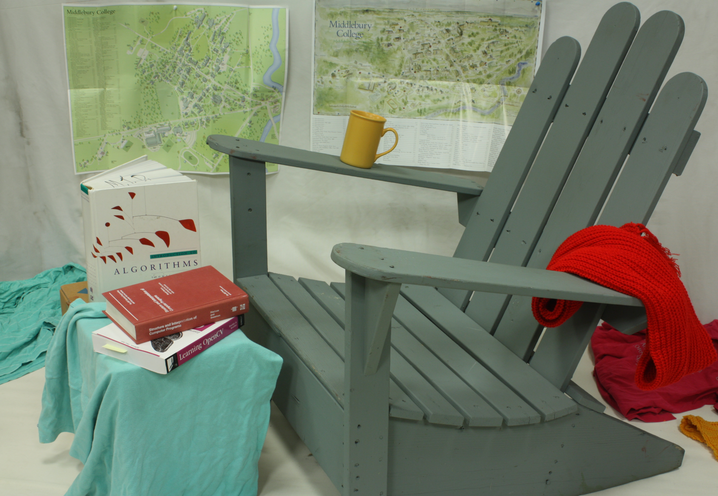
#> input picture Image Processing Task Section C/MiddEval3-data-Q/MiddEval3/trainingQ/Adirondack/im0.png, 718 x 496 px
$ jupyter execute 'Image Processing .ipynb'
#> lines starting #> are read from the running program, lines starting #| are printed output that depends on the picture
# Importing required files

[cell 1]
import numpy as np
import pandas as pd
import cv2
import matplotlib.pyplot as plt

# Reading images

[cell 2]
imgL = cv2.imread('MiddEval3-data-Q/MiddEval3/trainingQ/Adirondack/im0.png',cv2.IMREAD_GRAYSCALE)/255
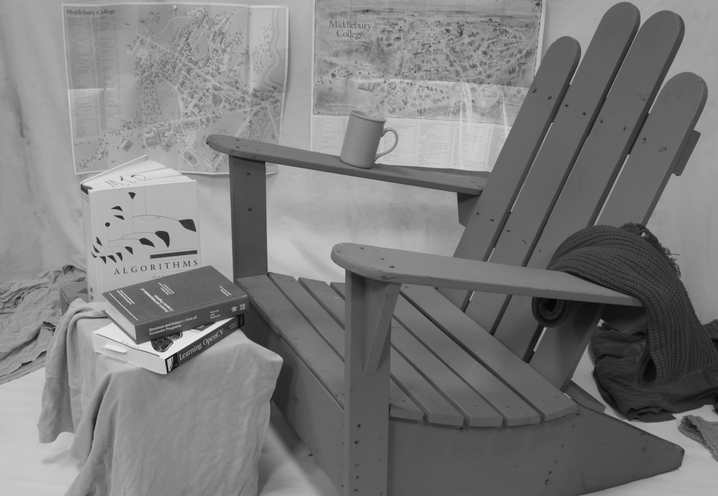
#> imgL: shape (496, 718) float64; min 0.0157, max 0.937, mean 0.487
imgR = cv2.imread('MiddEval3-data-Q/MiddEval3/trainingQ/Adirondack/im1.png',cv2.IMREAD_GRAYSCALE)/255
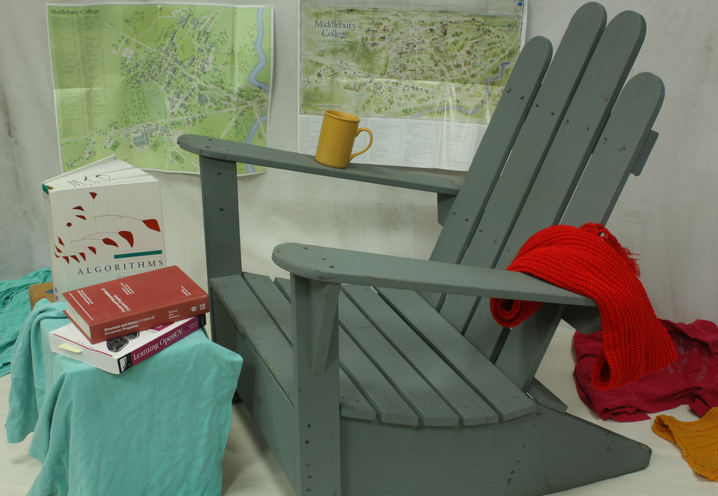
#> input picture Image Processing Task Section C/MiddEval3-data-Q/MiddEval3/trainingQ/Adirondack/im1.png, 718 x 496 px
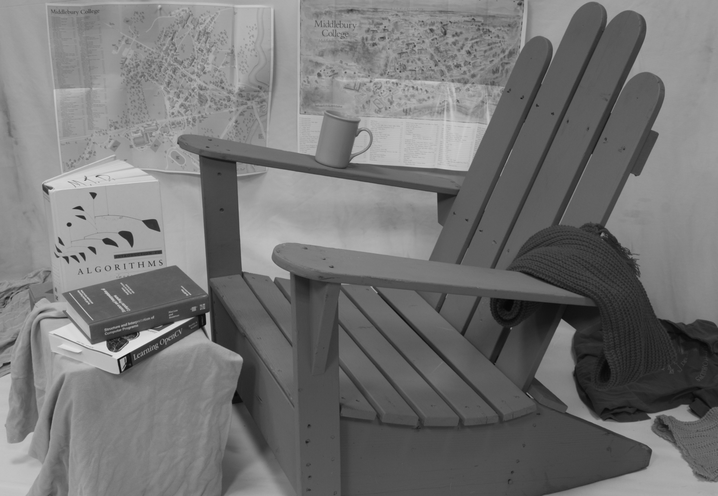
#> imgR: shape (496, 718) float64; min 0.0157, max 0.906, mean 0.456

[cell 3]
plt.imshow(imgL/255)
plt.show()
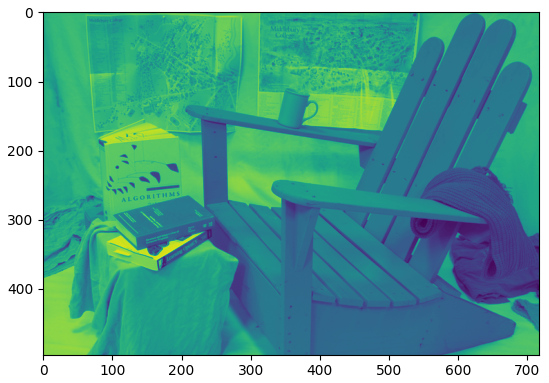
#> figure drawn by matplotlib, 1 panel
plt.imshow(imgR)
plt.show()

[cell 4]
window_width = 14
W = window_width // 2

[cell 5]
def h(I, x, y, d):
    return I[y, x + d]

[cell 6]
def get_grad(x, y, d, I_true, I2):
    return I_true[x, y] - h(I2, x, y, d)

[cell 7]
def gradient_descent(error_function, x, y, d, I_true, I2, window, learning_rate=1):
    error = error_function(d, window, y, x, I_true, I2)

    grad = get_grad(x, y, d, I_true, I2)

    d = d - learning_rate*grad

    return error, d

# Loss Functions for block matching

# (i) Sum of squared difference

[cell 8]
def sum_squared_difference(d, window_width, y, x, I1, I2):
    W = window_width // 2
    sum = 0
    for i in range(-W, W+1):
        for j in range(-W, W+1):
            sum += np.square(I1[y + j, x + i] - h(I2, x+i, y+j, d))
    return sum

# (ii) Sum of absolute difference

[cell 9]
def sum_absoulte_difference(d, window_width, y, x, I1, I2):
    W = window_width // 2
    sum = 0
    for i in range(-W, W+1):
        for j in range(-W, W+1):
            sum += np.abs(I1[y + j, x + i] - I2[y + j, x + i + d])
    return sum

# (iii) Zero mean normalized cross relation

[cell 10]
def getAverage(img, u, v, n):
    """img as a square matrix of numbers"""
    s = 0
    for i in range(-n, n+1):
        for j in range(-n, n+1):
            s += img[u+i][v+j]
    return float(s)/(2*n+1)**2

def getStandardDeviation(img, u, v, n):
    s = 0
    avg = getAverage(img, u, v, n)
    for i in range(-n, n+1):
        for j in range(-n, n+1):
            s += (img[u+i][v+j] - avg)**2
    return (s**0.5)/(2*n+1)

# def zero_normalize_cross_correlation(img1, img2, u1, v1, u2, v2, n):
def zero_normalize_cross_correlation(d, window_width, y, x, I1, I2):
    W = window_width // 2

    stdDeviation1 = getStandardDeviation(I1, y, x, W)
    stdDeviation2 = getStandardDeviation(I2, y, x+d, W)
    avg1 = getAverage(I1, y, x, W)
    avg2 = getAverage(I2, y, x+d, W)

    s = 0
    for i in range(-W, W+1):
        for j in range(-W, W+1):
            s += (I1[y+i][x+j] - avg1)*(I2[y+i][x+j+d] - avg2)
    return float(s)/((2*W+1)**2 * stdDeviation1 * stdDeviation2)

# Computing disparity

[cell 11]
def compute_d(error_function, imgL, imgR, x, y, window_width):
    min_d = 0
    min_err = error_function(min_d, window_width, y, x, imgL, imgR)
    for i in range(0 + window_width, imgR.shape[1] - window_width):
        e = error_function(x - i, window_width, y, x, imgL, imgR)
        if e < min_err:
            min_err = e
            min_d = x - i
    return min_d, min_err

[cell 12]
compute_d(sum_squared_difference, imgL, imgR, 50, 50, 10)
#> after the loop in sum_squared_difference, `for i in range(-W, W+1):`: sum = 0.46
#> the loop in compute_d, `for i in range(0 + window_width, imgR.shape[1] - window_width):` made 698 passes
#> (e, min_err) on passes 42 to 53: (0.35, 0.35), (0.291, 0.291), (0.251, 0.251), (0.209, 0.209), (0.17, 0.17), (0.17, 0.17), (0.157, 0.157), (0.142, 0.142), (0.122, 0.122), (0.105, 0.105), (0.088, 0.088), (0.0736, 0.0736)
#> e on passes 1 to 6: 1.9, 1.94, 1.98, 2.02, 2.03, 1.97
#> after the loop in compute_d, `for i in range(0 + window_width, imgR.shape[1] - window_width):`: min_d = -15; min_err = 0.0514
#> Out = (-15, 0.0514)

[cell 13]
compute_d(sum_absoulte_difference, imgL, imgR, 50, 50, 10)
#> after the loop in sum_absoulte_difference, `for i in range(-W, W+1):`: sum = 6.69
#> the loop in compute_d (call 2), `for i in range(0 + window_width, imgR.shape[1] - window_width):` made 698 passes
#> (e, min_err) on passes 42, 43, 44, 45, 46, 48, 49, 50, 51, 52, 53, 54: (5.93, 5.93), (5.43, 5.43), (5.07, 5.07), (4.7, 4.7), (4.31, 4.31), (4.16, 4.16), (3.93, 3.93), (3.63, 3.63), (3.36, 3.36), (3.1, 3.1), (2.87, 2.87), (2.69, 2.69)
#> e on passes 1 to 6: 14.97, 15.15, 15.33, 15.5, 15.58, 15.31
#> Out = (-15, 2.46)

[cell 14]
compute_d(zero_normalize_cross_correlation, imgL, imgR, 50, 50, 10)
#> after the loop in getAverage, `for i in range(-n, n+1):`: s = 78.47
#> in getStandardDeviation, `avg = getAverage(img, u, v, n)`: avg = 0.649
#> after the loop in getStandardDeviation, `for i in range(-n, n+1):`: s = 0.00173
#> in zero_normalize_cross_correlation, `stdDeviation1 = getStandardDeviation(I1, y, x, W)`: stdDeviation1 = 0.00378
#> in zero_normalize_cross_correlation, `stdDeviation2 = getStandardDeviation(I2, y, x+d, W)`: stdDeviation2 = 0.0356
#> in zero_normalize_cross_correlation, `avg1 = getAverage(I1, y, x, W)`: avg1 = 0.649
#> in zero_normalize_cross_correlation, `avg2 = getAverage(I2, y, x+d, W)`: avg2 = 0.597
#> after the loop in zero_normalize_cross_correlation, `for i in range(-W, W+1):`: s = 0.00645
#> Out = (-6, -0.702)

[cell 15]
compute_d(sum_squared_difference, imgL, imgR, 50, 50, 14)
#> Out = (-15, 0.0987)

[cell 16]
compute_d(sum_absoulte_difference, imgL, imgR, 50, 50, 14)
#> Out = (-16, 4.58)

[cell 17]
compute_d(zero_normalize_cross_correlation, imgL, imgR, 50, 50, 14)
#> Out = (-221, -0.792)

# Disparity value

[cell 18]
vals = [sum_squared_difference(i, 10, 50, 50, imgL, imgR) for i in range(-200, 200)]

[cell 19]
vals
#> Out = 400 values, max 17.62 at index 24, min 0.0514 at index 185, mean 2.85
